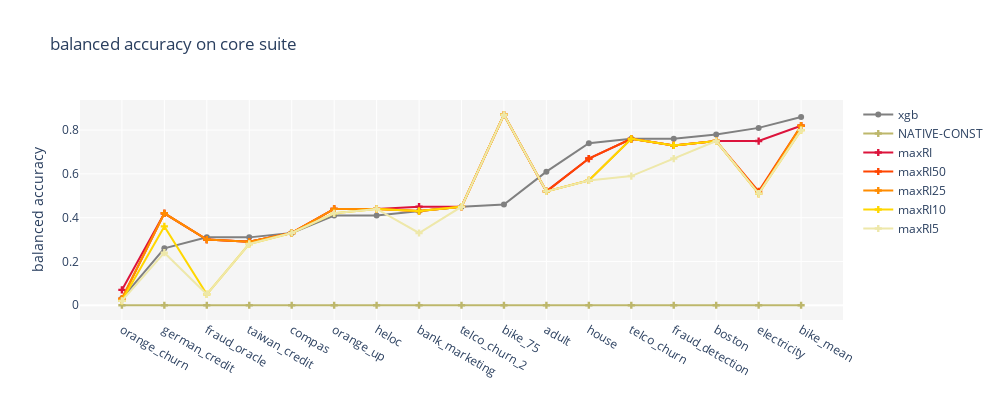

Here is the notebook cell this chart was saved with:
### Code cell
sorted_df = df_core_suite.sort_values('LENC-XGB_adj_bal_acc', ignore_index=True)
single_chart(pipelines=['LENC-XGB', 'NATIVE-CONST', 'maxRI', 'maxRI50', 'maxRI25', 'maxRI10', 'maxRI5'], metric='adj_bal_acc', df=sorted_df, df_long_name='core suite')

### Figure 1 — Plotly figure (JSON) as saved in the notebook; plotly's stock layout.template omitted (floating-point values rounded to 4 significant figures)
{"data": [{"line": {"color": "gray", "dash": "solid", "width": 2}, "marker": {"symbol": "circle"}, "mode": "markers+lines", "name": "xgb", "showlegend": true, "type": "scatter", "x": ["orange_churn", "german_credit", "fraud_oracle", "taiwan_credit", "compas", "orange_up", "heloc", "bank_marketing", "telco_churn_2", "bike_75", "adult", "house", "telco_churn", "fraud_detection", "boston", "electricity", "bike_mean"], "y": [0.03, 0.26, 0.31, 0.31, 0.33, 0.41, 0.41, 0.43, 0.45, 0.46, 0.61, 0.74, 0.76, 0.76, 0.78, 0.81, 0.86]}, {"line": {"color": "darkkhaki", "dash": "solid", "width": 2}, "marker": {"symbol": "cross"}, "mode": "markers+lines", "name": "NATIVE-CONST", "showlegend": true, "type": "scatter", "x": ["orange_churn", "german_credit", "fraud_oracle", "taiwan_credit", "compas", "orange_up", "heloc", "bank_marketing", "telco_churn_2", "bike_75", "adult", "house", "telco_churn", "fraud_detection", "boston", "electricity", "bike_mean"], "y": [0, 0, 0, 0, 0, 0, 0, 0, 0, 0, 0, 0, 0, 0, 0, 0, 0]}, {"line": {"color": "crimson", "dash": "solid", "width": 2}, "marker": {"symbol": "cross"}, "mode": "markers+lines", "name": "maxRI", "showlegend": true, "type": "scatter", "x": ["orange_churn", "german_credit", "fraud_oracle", "taiwan_credit", "compas", "orange_up", "heloc", "bank_marketing", "telco_churn_2", "bike_75", "adult", "house", "telco_churn", "fraud_detection", "boston", "electricity", "bike_mean"], "y": [0.07, 0.42, 0.3, 0.29, 0.33, 0.44, 0.44, 0.45, 0.45, 0.87, 0.52, 0.67, 0.76, 0.73, 0.75, 0.75, 0.82]}, {"line": {"color": "orangered", "dash": "solid", "width": 2}, "marker": {"symbol": "cross"}, "mode": "markers+lines", "name": "maxRI50", "showlegend": true, "type": "scatter", "x": ["orange_churn", "german_credit", "fraud_oracle", "taiwan_credit", "compas", "orange_up", "heloc", "bank_marketing", "telco_churn_2", "bike_75", "adult", "house", "telco_churn", "fraud_detection", "boston", "electricity", "bike_mean"], "y": [0.03, 0.42, 0.3, 0.29, 0.33, 0.44, 0.44, 0.43, 0.45, 0.87, 0.52, 0.67, 0.76, 0.73, 0.75, 0.52, 0.82]}, {"line": {"color": "darkorange", "dash": "solid", "width": 2}, "marker": {"symbol": "cross"}, "mode": "markers+lines", "name": "maxRI25", "showlegend": true, "type": "scatter", "x": ["orange_churn", "german_credit", "fraud_oracle", "taiwan_credit", "compas", "orange_up", "heloc", "bank_marketing", "telco_churn_2", "bike_75", "adult", "house", "telco_churn", "fraud_detection", "boston", "electricity", "bike_mean"], "y": [0.03, 0.42, 0.3, 0.29, 0.33, 0.44, 0.44, 0.43, 0.45, 0.87, 0.52, 0.57, 0.76, 0.73, 0.75, 0.51, 0.82]}, {"line": {"color": "gold", "dash": "solid", "width": 2}, "marker": {"symbol": "cross"}, "mode": "markers+lines", "name": "maxRI10", "showlegend": true, "type": "scatter", "x": ["orange_churn", "german_credit", "fraud_oracle", "taiwan_credit", "compas", "orange_up", "heloc", "bank_marketing", "telco_churn_2", "bike_75", "adult", "house", "telco_churn", "fraud_detection", "boston", "electricity", "bike_mean"], "y": [0.02, 0.36, 0.05, 0.28, 0.33, 0.42, 0.44, 0.43, 0.45, 0.87, 0.52, 0.57, 0.76, 0.73, 0.75, 0.51, 0.8]}, {"line": {"color": "palegoldenrod", "dash": "solid", "width": 2}, "marker": {"symbol": "cross"}, "mode": "markers+lines", "name": "maxRI5", "showlegend": true, "type": "scatter", "x": ["orange_churn", "german_credit", "fraud_oracle", "taiwan_credit", "compas", "orange_up", "heloc", "bank_marketing", "telco_churn_2", "bike_75", "adult", "house", "telco_churn", "fraud_detection", "boston", "electricity", "bike_mean"], "y": [0.02, 0.24, 0.05, 0.28, 0.33, 0.42, 0.44, 0.33, 0.45, 0.87, 0.52, 0.57, 0.59, 0.67, 0.75, 0.51, 0.8]}], "layout": {"height": 400, "plot_bgcolor": "whitesmoke", "title": {"text": "balanced accuracy on core suite"}, "width": 1000, "yaxis": {"title": {"text": "balanced accuracy"}}}}
